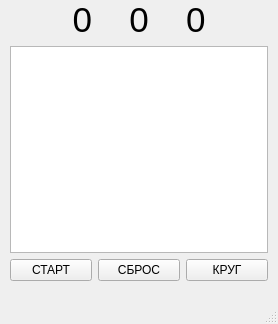
<?xml version="1.0" encoding="UTF-8"?>
<ui version="4.0">
 <class>Stopwatch</class>
 <widget class="QMainWindow" name="Stopwatch">
  <property name="geometry">
   <rect>
    <x>0</x>
    <y>0</y>
    <width>278</width>
    <height>324</height>
   </rect>
  </property>
  <property name="windowTitle">
   <string>Stopwatch</string>
  </property>
  <widget class="QWidget" name="centralwidget">
   <widget class="QWidget" name="">
    <property name="geometry">
     <rect>
      <x>10</x>
      <y>0</y>
      <width>258</width>
      <height>281</height>
     </rect>
    </property>
    <layout class="QVBoxLayout" name="verticalLayout">
     <item>
      <layout class="QGridLayout" name="gridLayout_2">
       <item row="0" column="2">
        <widget class="QLabel" name="label_ms">
         <property name="font">
          <font>
           <pointsize>26</pointsize>
          </font>
         </property>
         <property name="text">
          <string>0</string>
         </property>
        </widget>
       </item>
       <item row="0" column="1">
        <widget class="QLabel" name="label_S">
         <property name="font">
          <font>
           <pointsize>26</pointsize>
          </font>
         </property>
         <property name="text">
          <string>0</string>
         </property>
         <property name="alignment">
          <set>Qt::AlignCenter</set>
         </property>
        </widget>
       </item>
       <item row="0" column="0">
        <widget class="QLabel" name="label_m">
         <property name="font">
          <font>
           <pointsize>26</pointsize>
          </font>
         </property>
         <property name="text">
          <string>0</string>
         </property>
         <property name="alignment">
          <set>Qt::AlignRight|Qt::AlignTrailing|Qt::AlignVCenter</set>
         </property>
        </widget>
       </item>
      </layout>
     </item>
     <item>
      <widget class="QTextBrowser" name="textBrowser"/>
     </item>
     <item>
      <layout class="QHBoxLayout" name="horizontalLayout">
       <item>
        <widget class="QPushButton" name="pushButton_start">
         <property name="text">
          <string>СТАРТ</string>
         </property>
        </widget>
       </item>
       <item>
        <widget class="QPushButton" name="pushButton_reset">
         <property name="text">
          <string>СБРОС</string>
         </property>
        </widget>
       </item>
       <item>
        <widget class="QPushButton" name="pushButton">
         <property name="text">
          <string>КРУГ</string>
         </property>
        </widget>
       </item>
      </layout>
     </item>
    </layout>
   </widget>
  </widget>
  <widget class="QMenuBar" name="menubar">
   <property name="geometry">
    <rect>
     <x>0</x>
     <y>0</y>
     <width>278</width>
     <height>21</height>
    </rect>
   </property>
  </widget>
  <widget class="QStatusBar" name="statusbar"/>
 </widget>
 <resources/>
 <connections/>
</ui>
